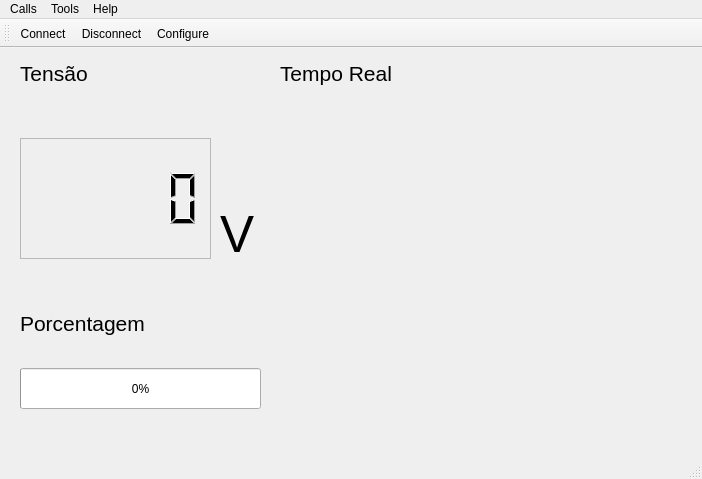
<?xml version="1.0" encoding="UTF-8"?>
<ui version="4.0">
 <class>MainWindow</class>
 <widget class="QMainWindow" name="MainWindow">
  <property name="geometry">
   <rect>
    <x>0</x>
    <y>0</y>
    <width>702</width>
    <height>479</height>
   </rect>
  </property>
  <property name="maximumSize">
   <size>
    <width>1024</width>
    <height>800</height>
   </size>
  </property>
  <property name="windowTitle">
   <string>Voltimeter v2.0</string>
  </property>
  <widget class="QWidget" name="centralWidget">
   <widget class="QLCDNumber" name="lcdNumber">
    <property name="geometry">
     <rect>
      <x>20</x>
      <y>90</y>
      <width>191</width>
      <height>121</height>
     </rect>
    </property>
    <property name="minimumSize">
     <size>
      <width>20</width>
      <height>0</height>
     </size>
    </property>
    <property name="maximumSize">
     <size>
      <width>1024</width>
      <height>800</height>
     </size>
    </property>
    <property name="frameShape">
     <enum>QFrame::StyledPanel</enum>
    </property>
    <property name="lineWidth">
     <number>1</number>
    </property>
    <property name="smallDecimalPoint">
     <bool>true</bool>
    </property>
    <property name="digitCount">
     <number>5</number>
    </property>
    <property name="segmentStyle">
     <enum>QLCDNumber::Filled</enum>
    </property>
    <property name="value" stdset="0">
     <double>0.000000000000000</double>
    </property>
   </widget>
   <widget class="QProgressBar" name="progressBar">
    <property name="geometry">
     <rect>
      <x>20</x>
      <y>320</y>
      <width>241</width>
      <height>41</height>
     </rect>
    </property>
    <property name="maximum">
     <number>4</number>
    </property>
    <property name="value">
     <number>0</number>
    </property>
    <property name="alignment">
     <set>Qt::AlignLeading|Qt::AlignLeft|Qt::AlignVCenter</set>
    </property>
    <property name="textVisible">
     <bool>true</bool>
    </property>
    <property name="orientation">
     <enum>Qt::Horizontal</enum>
    </property>
    <property name="invertedAppearance">
     <bool>false</bool>
    </property>
    <property name="textDirection">
     <enum>QProgressBar::BottomToTop</enum>
    </property>
   </widget>
   <widget class="QCustomPlot" name="customPlot" native="true">
    <property name="geometry">
     <rect>
      <x>280</x>
      <y>40</y>
      <width>391</width>
      <height>331</height>
     </rect>
    </property>
   </widget>
   <widget class="QLabel" name="labelTensao">
    <property name="geometry">
     <rect>
      <x>20</x>
      <y>10</y>
      <width>81</width>
      <height>31</height>
     </rect>
    </property>
    <property name="font">
     <font>
      <pointsize>16</pointsize>
     </font>
    </property>
    <property name="text">
     <string>Tensão</string>
    </property>
   </widget>
   <widget class="QLabel" name="labelV">
    <property name="geometry">
     <rect>
      <x>220</x>
      <y>160</y>
      <width>41</width>
      <height>51</height>
     </rect>
    </property>
    <property name="font">
     <font>
      <pointsize>38</pointsize>
     </font>
    </property>
    <property name="text">
     <string>V</string>
    </property>
   </widget>
   <widget class="QLabel" name="label">
    <property name="geometry">
     <rect>
      <x>20</x>
      <y>260</y>
      <width>131</width>
      <height>31</height>
     </rect>
    </property>
    <property name="font">
     <font>
      <pointsize>16</pointsize>
     </font>
    </property>
    <property name="text">
     <string>Porcentagem</string>
    </property>
   </widget>
   <widget class="QLabel" name="label_2">
    <property name="geometry">
     <rect>
      <x>280</x>
      <y>10</y>
      <width>171</width>
      <height>31</height>
     </rect>
    </property>
    <property name="font">
     <font>
      <pointsize>16</pointsize>
     </font>
    </property>
    <property name="text">
     <string>Tempo Real</string>
    </property>
   </widget>
  </widget>
  <widget class="QMenuBar" name="menuBar">
   <property name="geometry">
    <rect>
     <x>0</x>
     <y>0</y>
     <width>702</width>
     <height>23</height>
    </rect>
   </property>
   <widget class="QMenu" name="menuCalls">
    <property name="title">
     <string>Calls</string>
    </property>
    <addaction name="actionConnect"/>
    <addaction name="actionDisconnect"/>
    <addaction name="separator"/>
    <addaction name="actionQuit"/>
   </widget>
   <widget class="QMenu" name="menuTools">
    <property name="title">
     <string>Tools</string>
    </property>
    <addaction name="actionConfigure"/>
   </widget>
   <widget class="QMenu" name="menuHelp">
    <property name="title">
     <string>Help</string>
    </property>
    <addaction name="actionAbout"/>
    <addaction name="actionAboutQt"/>
   </widget>
   <addaction name="menuCalls"/>
   <addaction name="menuTools"/>
   <addaction name="menuHelp"/>
  </widget>
  <widget class="QToolBar" name="mainToolBar">
   <attribute name="toolBarArea">
    <enum>TopToolBarArea</enum>
   </attribute>
   <attribute name="toolBarBreak">
    <bool>false</bool>
   </attribute>
   <addaction name="actionConnect"/>
   <addaction name="actionDisconnect"/>
   <addaction name="actionConfigure"/>
  </widget>
  <widget class="QStatusBar" name="statusBar"/>
  <action name="actionAbout">
   <property name="text">
    <string>&amp;About</string>
   </property>
   <property name="toolTip">
    <string>About program</string>
   </property>
   <property name="shortcut">
    <string>Alt+A</string>
   </property>
  </action>
  <action name="actionAboutQt">
   <property name="text">
    <string>About Qt</string>
   </property>
  </action>
  <action name="actionConnect">
   <property name="icon">
    <iconset resource="terminal.qrc">
     <normaloff>:/images/connect.png</normaloff>:/images/connect.png</iconset>
   </property>
   <property name="text">
    <string>C&amp;onnect</string>
   </property>
   <property name="toolTip">
    <string>Connect to serial port</string>
   </property>
   <property name="shortcut">
    <string>Ctrl+O</string>
   </property>
  </action>
  <action name="actionDisconnect">
   <property name="icon">
    <iconset resource="terminal.qrc">
     <normaloff>:/images/disconnect.png</normaloff>:/images/disconnect.png</iconset>
   </property>
   <property name="text">
    <string>&amp;Disconnect</string>
   </property>
   <property name="toolTip">
    <string>Disconnect from serial port</string>
   </property>
   <property name="shortcut">
    <string>Ctrl+D</string>
   </property>
  </action>
  <action name="actionConfigure">
   <property name="icon">
    <iconset resource="terminal.qrc">
     <normaloff>:/images/settings.png</normaloff>:/images/settings.png</iconset>
   </property>
   <property name="text">
    <string>&amp;Configure</string>
   </property>
   <property name="toolTip">
    <string>Configure serial port</string>
   </property>
   <property name="shortcut">
    <string>Alt+C</string>
   </property>
  </action>
  <action name="actionClear">
   <property name="icon">
    <iconset resource="terminal.qrc">
     <normaloff>:/images/clear.png</normaloff>:/images/clear.png</iconset>
   </property>
   <property name="text">
    <string>C&amp;lear</string>
   </property>
   <property name="toolTip">
    <string>Clear data</string>
   </property>
   <property name="shortcut">
    <string>Alt+L</string>
   </property>
  </action>
  <action name="actionQuit">
   <property name="icon">
    <iconset resource="terminal.qrc">
     <normaloff>:/images/application-exit.png</normaloff>:/images/application-exit.png</iconset>
   </property>
   <property name="text">
    <string>&amp;Quit</string>
   </property>
   <property name="shortcut">
    <string>Ctrl+Q</string>
   </property>
  </action>
 </widget>
 <layoutdefault spacing="6" margin="11"/>
 <customwidgets>
  <customwidget>
   <class>QCustomPlot</class>
   <extends>QWidget</extends>
   <header>qcustomplot.h</header>
   <container>1</container>
  </customwidget>
 </customwidgets>
 <resources>
  <include location="terminal.qrc"/>
 </resources>
 <connections/>
</ui>
